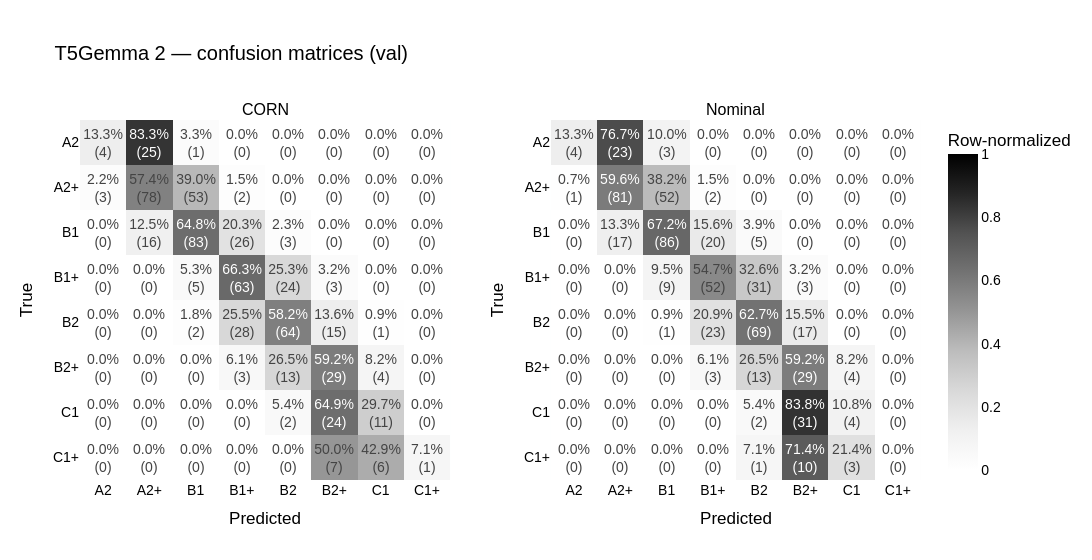

The cell this chart's notebook holds for it:
### Markdown cell above
# Confusion matrices CORN vs. Nominal

### Code cell
# Cell: side-by-side confusion matrices (val) — CORN vs nominal
import os
import numpy as np
import pandas as pd
import plotly.graph_objects as go
from plotly.subplots import make_subplots
from sklearn.metrics import confusion_matrix

# (subplot title, run dir) — add a third tuple later for the fine-tuned decoder
panels = [
    ("CORN",    "runs/t5gemma2_corn"),
    ("Nominal", "runs/t5gemma2_nominal"),
]

n = len(LEVELS)

def counts_norm(run_dir):
    df = pd.read_csv(os.path.join(run_dir, "dev_predictions.csv"))
    y_true, y_pred = df["true_idx"].to_numpy(), df["pred_idx"].to_numpy()
    counts = confusion_matrix(y_true, y_pred, labels=list(range(n)))
    row_sums = counts.sum(axis=1, keepdims=True)
    with np.errstate(divide="ignore", invalid="ignore"):
        norm = np.nan_to_num(np.divide(counts, row_sums, where=row_sums != 0))
    return counts, norm

def annot(counts, norm):
    a = np.empty_like(counts, dtype=object)
    for i in range(n):
        for j in range(n):
            a[i, j] = f"{norm[i, j] * 100:.1f}%<br>({counts[i, j]})"
    return a

fig = make_subplots(
    rows=1, cols=len(panels),
    subplot_titles=[name for name, _ in panels],
    horizontal_spacing=0.12,
)
fig.update_layout(coloraxis=dict(
    colorscale="Greys", cmin=0, cmax=1,
    colorbar=dict(title="Row-normalized"),
))

for k, (name, run_dir) in enumerate(panels):
    counts, norm = counts_norm(run_dir)
    fig.add_trace(
        go.Heatmap(
            z=norm, x=LEVELS, y=LEVELS,
            text=annot(counts, norm), texttemplate="%{text}",
            hoverongaps=False, coloraxis="coloraxis",
        ),
        row=1, col=k + 1,
    )
    fig.update_xaxes(title_text="Predicted", row=1, col=k + 1)
    fig.update_yaxes(title_text="True", autorange="reversed", row=1, col=k + 1)

fig.update_layout(
    title=dict(text="T5Gemma 2 — confusion matrices (val)"),
    font=dict(family="Arial", size=14, color="black"),
    width=560 * len(panels), height=560,
    margin=dict(l=80, r=100, t=120, b=80),
)
fig.show()

### Figure 1 — Plotly figure (JSON) as saved in the notebook; plotly's stock layout.template omitted (floating-point values rounded to 4 significant figures)
{"data": [{"coloraxis": "coloraxis", "hoverongaps": false, "text": [["13.3%<br>(4)", "83.3%<br>(25)", "3.3%<br>(1)", "0.0%<br>(0)", "0.0%<br>(0)", "0.0%<br>(0)", "0.0%<br>(0)", "0.0%<br>(0)"], ["2.2%<br>(3)", "57.4%<br>(78)", "39.0%<br>(53)", "1.5%<br>(2)", "0.0%<br>(0)", "0.0%<br>(0)", "0.0%<br>(0)", "0.0%<br>(0)"], ["0.0%<br>(0)", "12.5%<br>(16)", "64.8%<br>(83)", "20.3%<br>(26)", "2.3%<br>(3)", "0.0%<br>(0)", "0.0%<br>(0)", "0.0%<br>(0)"], ["0.0%<br>(0)", "0.0%<br>(0)", "5.3%<br>(5)", "66.3%<br>(63)", "25.3%<br>(24)", "3.2%<br>(3)", "0.0%<br>(0)", "0.0%<br>(0)"], ["0.0%<br>(0)", "0.0%<br>(0)", "1.8%<br>(2)", "25.5%<br>(28)", "58.2%<br>(64)", "13.6%<br>(15)", "0.9%<br>(1)", "0.0%<br>(0)"], ["0.0%<br>(0)", "0.0%<br>(0)", "0.0%<br>(0)", "6.1%<br>(3)", "26.5%<br>(13)", "59.2%<br>(29)", "8.2%<br>(4)", "0.0%<br>(0)"], ["0.0%<br>(0)", "0.0%<br>(0)", "0.0%<br>(0)", "0.0%<br>(0)", "5.4%<br>(2)", "64.9%<br>(24)", "29.7%<br>(11)", "0.0%<br>(0)"], ["0.0%<br>(0)", "0.0%<br>(0)", "0.0%<br>(0)", "0.0%<br>(0)", "0.0%<br>(0)", "50.0%<br>(7)", "42.9%<br>(6)", "7.1%<br>(1)"]], "texttemplate": "%{text}", "type": "heatmap", "x": ["A2", "A2+", "B1", "B1+", "B2", "B2+", "C1", "C1+"], "xaxis": "x", "y": ["A2", "A2+", "B1", "B1+", "B2", "B2+", "C1", "C1+"], "yaxis": "y", "z": [[0.1333, 0.8333, 0.03333, 0.0, 0.0, 0.0, 0.0, 0.0], [0.02206, 0.5735, 0.3897, 0.01471, 0.0, 0.0, 0.0, 0.0], [0.0, 0.125, 0.6484, 0.2031, 0.02344, 0.0, 0.0, 0.0], [0.0, 0.0, 0.05263, 0.6632, 0.2526, 0.03158, 0.0, 0.0], [0.0, 0.0, 0.01818, 0.2545, 0.5818, 0.1364, 0.009091, 0.0], [0.0, 0.0, 0.0, 0.06122, 0.2653, 0.5918, 0.08163, 0.0], [0.0, 0.0, 0.0, 0.0, 0.05405, 0.6486, 0.2973, 0.0], [0.0, 0.0, 0.0, 0.0, 0.0, 0.5, 0.4286, 0.07143]]}, {"coloraxis": "coloraxis", "hoverongaps": false, "text": [["13.3%<br>(4)", "76.7%<br>(23)", "10.0%<br>(3)", "0.0%<br>(0)", "0.0%<br>(0)", "0.0%<br>(0)", "0.0%<br>(0)", "0.0%<br>(0)"], ["0.7%<br>(1)", "59.6%<br>(81)", "38.2%<br>(52)", "1.5%<br>(2)", "0.0%<br>(0)", "0.0%<br>(0)", "0.0%<br>(0)", "0.0%<br>(0)"], ["0.0%<br>(0)", "13.3%<br>(17)", "67.2%<br>(86)", "15.6%<br>(20)", "3.9%<br>(5)", "0.0%<br>(0)", "0.0%<br>(0)", "0.0%<br>(0)"], ["0.0%<br>(0)", "0.0%<br>(0)", "9.5%<br>(9)", "54.7%<br>(52)", "32.6%<br>(31)", "3.2%<br>(3)", "0.0%<br>(0)", "0.0%<br>(0)"], ["0.0%<br>(0)", "0.0%<br>(0)", "0.9%<br>(1)", "20.9%<br>(23)", "62.7%<br>(69)", "15.5%<br>(17)", "0.0%<br>(0)", "0.0%<br>(0)"], ["0.0%<br>(0)", "0.0%<br>(0)", "0.0%<br>(0)", "6.1%<br>(3)", "26.5%<br>(13)", "59.2%<br>(29)", "8.2%<br>(4)", "0.0%<br>(0)"], ["0.0%<br>(0)", "0.0%<br>(0)", "0.0%<br>(0)", "0.0%<br>(0)", "5.4%<br>(2)", "83.8%<br>(31)", "10.8%<br>(4)", "0.0%<br>(0)"], ["0.0%<br>(0)", "0.0%<br>(0)", "0.0%<br>(0)", "0.0%<br>(0)", "7.1%<br>(1)", "71.4%<br>(10)", "21.4%<br>(3)", "0.0%<br>(0)"]], "texttemplate": "%{text}", "type": "heatmap", "x": ["A2", "A2+", "B1", "B1+", "B2", "B2+", "C1", "C1+"], "xaxis": "x2", "y": ["A2", "A2+", "B1", "B1+", "B2", "B2+", "C1", "C1+"], "yaxis": "y2", "z": [[0.1333, 0.7667, 0.1, 0.0, 0.0, 0.0, 0.0, 0.0], [0.007353, 0.5956, 0.3824, 0.01471, 0.0, 0.0, 0.0, 0.0], [0.0, 0.1328, 0.6719, 0.1562, 0.03906, 0.0, 0.0, 0.0], [0.0, 0.0, 0.09474, 0.5474, 0.3263, 0.03158, 0.0, 0.0], [0.0, 0.0, 0.009091, 0.2091, 0.6273, 0.1545, 0.0, 0.0], [0.0, 0.0, 0.0, 0.06122, 0.2653, 0.5918, 0.08163, 0.0], [0.0, 0.0, 0.0, 0.0, 0.05405, 0.8378, 0.1081, 0.0], [0.0, 0.0, 0.0, 0.0, 0.07143, 0.7143, 0.2143, 0.0]]}], "layout": {"annotations": [{"font": {"size": 16}, "showarrow": false, "text": "CORN", "x": 0.22, "xanchor": "center", "xref": "paper", "y": 1, "yanchor": "bottom", "yref": "paper"}, {"font": {"size": 16}, "showarrow": false, "text": "Nominal", "x": 0.78, "xanchor": "center", "xref": "paper", "y": 1, "yanchor": "bottom", "yref": "paper"}], "coloraxis": {"cmax": 1, "cmin": 0, "colorbar": {"title": {"text": "Row-normalized"}}, "colorscale": [[0, "rgb(255,255,255)"], [0.125, "rgb(240,240,240)"], [0.25, "rgb(217,217,217)"], [0.375, "rgb(189,189,189)"], [0.5, "rgb(150,150,150)"], [0.625, "rgb(115,115,115)"], [0.75, "rgb(82,82,82)"], [0.875, "rgb(37,37,37)"], [1, "rgb(0,0,0)"]]}, "font": {"color": "black", "family": "Arial", "size": 14}, "height": 560, "margin": {"b": 80, "l": 80, "r": 100, "t": 120}, "title": {"text": "T5Gemma 2 — confusion matrices (val)"}, "width": 1120, "xaxis": {"anchor": "y", "domain": [0, 0.44], "title": {"text": "Predicted"}}, "xaxis2": {"anchor": "y2", "domain": [0.56, 1], "title": {"text": "Predicted"}}, "yaxis": {"anchor": "x", "autorange": "reversed", "domain": [0, 1], "title": {"text": "True"}}, "yaxis2": {"anchor": "x2", "autorange": "reversed", "domain": [0, 1], "title": {"text": "True"}}}}
